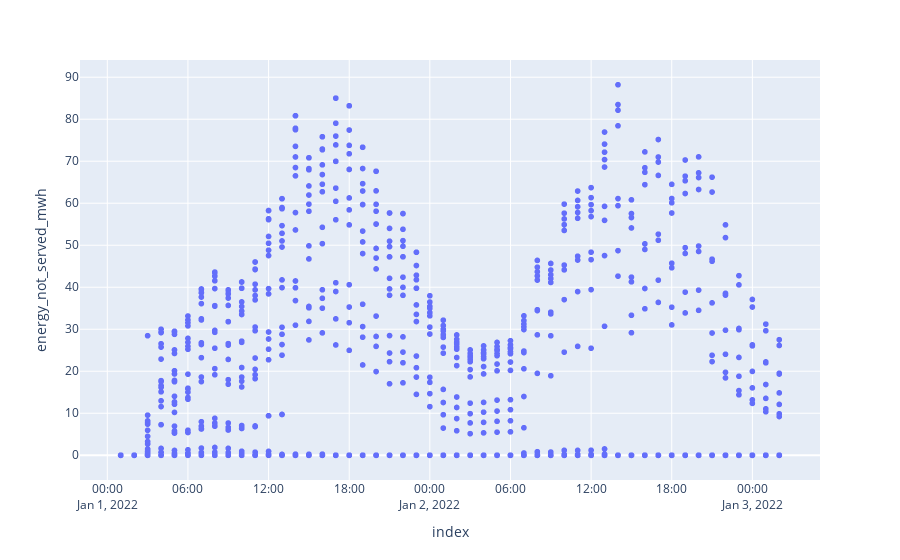

Notebook source saved alongside this figure:
### Markdown cell above
In the following plot the distribution of the energy not served is shown for each timestamp

### Code cell
df_network = rx.utils.invert(rx.utils.filter(df, type = 'network')) # filter network fields and invert for plotting
px.scatter(df_network, x=df_network.index, y= 'energy_not_served_mwh' )

### Figure 1 — Plotly figure (JSON) as saved in the notebook; plotly's stock layout.template omitted (floating-point values rounded to 4 significant figures; data arrays with more than 128 entries replaced by an {"elided": "..."} marker saying what was removed)
{"data": [{"hovertemplate": "index=%{x}<br>energy_not_served_mwh=%{y}<extra></extra>", "legendgroup": "", "marker": {"color": "#636efa", "symbol": "circle"}, "mode": "markers", "name": "", "showlegend": false, "type": "scattergl", "x": {"elided": "1400 str values"}, "xaxis": "x", "y": {"elided": "1400 float values"}, "yaxis": "y"}], "layout": {"legend": {"tracegroupgap": 0}, "margin": {"t": 60}, "xaxis": {"anchor": "y", "domain": [0, 1], "title": {"text": "index"}}, "yaxis": {"anchor": "x", "domain": [0, 1], "title": {"text": "energy_not_served_mwh"}}}}
